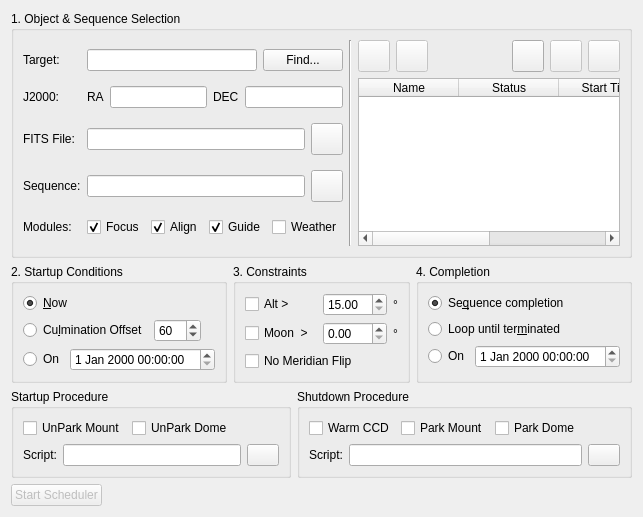
<?xml version="1.0" encoding="UTF-8"?>
<ui version="4.0">
 <class>Scheduler</class>
 <widget class="QWidget" name="Scheduler">
  <property name="geometry">
   <rect>
    <x>0</x>
    <y>0</y>
    <width>630</width>
    <height>517</height>
   </rect>
  </property>
  <layout class="QVBoxLayout" name="verticalLayout_4">
   <item>
    <widget class="QGroupBox" name="groupBox">
     <property name="title">
      <string>1. Object &amp;&amp; Sequence Selection</string>
     </property>
     <layout class="QHBoxLayout" name="horizontalLayout_18" stretch="1,1,1">
      <item>
       <layout class="QGridLayout" name="gridLayout_2">
        <item row="0" column="0">
         <widget class="QLabel" name="label_12">
          <property name="text">
           <string>Target:</string>
          </property>
         </widget>
        </item>
        <item row="0" column="1">
         <layout class="QHBoxLayout" name="horizontalLayout_2">
          <item>
           <widget class="QLineEdit" name="nameEdit"/>
          </item>
          <item>
           <widget class="QPushButton" name="selectObjectB">
            <property name="text">
             <string>Find...</string>
            </property>
           </widget>
          </item>
         </layout>
        </item>
        <item row="1" column="0">
         <widget class="QLabel" name="label">
          <property name="toolTip">
           <string>Target coordinates in J2000 Epoch</string>
          </property>
          <property name="text">
           <string>J2000:</string>
          </property>
         </widget>
        </item>
        <item row="1" column="1">
         <layout class="QHBoxLayout" name="horizontalLayout_17">
          <item>
           <widget class="QLabel" name="label_6">
            <property name="text">
             <string>RA</string>
            </property>
           </widget>
          </item>
          <item>
           <widget class="dmsBox" name="raBox">
            <property name="toolTip">
             <string/>
            </property>
           </widget>
          </item>
          <item>
           <widget class="QLabel" name="label_2">
            <property name="text">
             <string>DEC</string>
            </property>
           </widget>
          </item>
          <item>
           <widget class="dmsBox" name="decBox">
            <property name="toolTip">
             <string/>
            </property>
           </widget>
          </item>
         </layout>
        </item>
        <item row="2" column="0">
         <widget class="QLabel" name="label_5">
          <property name="toolTip">
           <string>Select optional FITS file to be used for alignment. When using FITS, specify the object or the estimated coordinates which are used to slew the mount.</string>
          </property>
          <property name="text">
           <string>FITS File:</string>
          </property>
         </widget>
        </item>
        <item row="2" column="1">
         <layout class="QHBoxLayout" name="horizontalLayout_13">
          <item>
           <widget class="QLineEdit" name="fitsEdit">
            <property name="readOnly">
             <bool>true</bool>
            </property>
           </widget>
          </item>
          <item>
           <widget class="QPushButton" name="selectFITSB">
            <property name="maximumSize">
             <size>
              <width>32</width>
              <height>32</height>
             </size>
            </property>
            <property name="text">
             <string/>
            </property>
           </widget>
          </item>
         </layout>
        </item>
        <item row="3" column="0">
         <widget class="QLabel" name="label_3">
          <property name="toolTip">
           <string>Ekos Sequence File</string>
          </property>
          <property name="text">
           <string>Sequence:</string>
          </property>
         </widget>
        </item>
        <item row="3" column="1">
         <layout class="QHBoxLayout" name="horizontalLayout_15">
          <item>
           <widget class="QLineEdit" name="sequenceEdit">
            <property name="enabled">
             <bool>true</bool>
            </property>
            <property name="readOnly">
             <bool>true</bool>
            </property>
           </widget>
          </item>
          <item>
           <widget class="QPushButton" name="loadSequenceB">
            <property name="maximumSize">
             <size>
              <width>32</width>
              <height>32</height>
             </size>
            </property>
            <property name="toolTip">
             <string>Load the image sequence queue.</string>
            </property>
            <property name="text">
             <string/>
            </property>
           </widget>
          </item>
         </layout>
        </item>
        <item row="4" column="0">
         <widget class="QLabel" name="label_4">
          <property name="toolTip">
           <string>Select which Ekos modules to be utilized during the observation job</string>
          </property>
          <property name="text">
           <string>Modules:</string>
          </property>
         </widget>
        </item>
        <item row="4" column="1">
         <layout class="QHBoxLayout" name="horizontalLayout_11">
          <item>
           <widget class="QCheckBox" name="focusModuleCheck">
            <property name="toolTip">
             <string>Perform autofocusing before proceeding to the next stage</string>
            </property>
            <property name="text">
             <string>Focus</string>
            </property>
            <property name="checked">
             <bool>true</bool>
            </property>
           </widget>
          </item>
          <item>
           <widget class="QCheckBox" name="alignModuleCheck">
            <property name="toolTip">
             <string>Perform alignment using astrometry solver before proceeding to the next stage</string>
            </property>
            <property name="text">
             <string>Align</string>
            </property>
            <property name="checked">
             <bool>true</bool>
            </property>
           </widget>
          </item>
          <item>
           <widget class="QCheckBox" name="guideModuleCheck">
            <property name="toolTip">
             <string>Perform calibration and autoguding before proceeding to the next stage.</string>
            </property>
            <property name="text">
             <string>Guide</string>
            </property>
            <property name="checked">
             <bool>true</bool>
            </property>
           </widget>
          </item>
          <item>
           <widget class="QCheckBox" name="weatherCheck">
            <property name="toolTip">
             <string>&lt;html&gt;&lt;head/&gt;&lt;body&gt;&lt;p&gt;Weather conditions must remain safe. When weather conditions become dangerous, shutdown procedure is initiated.&lt;/p&gt;&lt;/body&gt;&lt;/html&gt;</string>
            </property>
            <property name="text">
             <string>Weather</string>
            </property>
           </widget>
          </item>
          <item>
           <spacer name="horizontalSpacer_9">
            <property name="orientation">
             <enum>Qt::Horizontal</enum>
            </property>
            <property name="sizeHint" stdset="0">
             <size>
              <width>40</width>
              <height>20</height>
             </size>
            </property>
           </spacer>
          </item>
         </layout>
        </item>
       </layout>
      </item>
      <item>
       <widget class="Line" name="line">
        <property name="orientation">
         <enum>Qt::Vertical</enum>
        </property>
       </widget>
      </item>
      <item>
       <layout class="QVBoxLayout" name="verticalLayout">
        <item>
         <layout class="QHBoxLayout" name="horizontalLayout_14">
          <item>
           <widget class="QPushButton" name="addToQueueB">
            <property name="enabled">
             <bool>false</bool>
            </property>
            <property name="minimumSize">
             <size>
              <width>32</width>
              <height>32</height>
             </size>
            </property>
            <property name="maximumSize">
             <size>
              <width>32</width>
              <height>32</height>
             </size>
            </property>
            <property name="text">
             <string/>
            </property>
           </widget>
          </item>
          <item>
           <widget class="QPushButton" name="removeFromQueueB">
            <property name="enabled">
             <bool>false</bool>
            </property>
            <property name="minimumSize">
             <size>
              <width>32</width>
              <height>32</height>
             </size>
            </property>
            <property name="maximumSize">
             <size>
              <width>32</width>
              <height>32</height>
             </size>
            </property>
            <property name="text">
             <string/>
            </property>
           </widget>
          </item>
          <item>
           <spacer name="horizontalSpacer">
            <property name="orientation">
             <enum>Qt::Horizontal</enum>
            </property>
            <property name="sizeHint" stdset="0">
             <size>
              <width>40</width>
              <height>20</height>
             </size>
            </property>
           </spacer>
          </item>
          <item>
           <widget class="QPushButton" name="queueLoadB">
            <property name="enabled">
             <bool>true</bool>
            </property>
            <property name="minimumSize">
             <size>
              <width>32</width>
              <height>32</height>
             </size>
            </property>
            <property name="maximumSize">
             <size>
              <width>32</width>
              <height>32</height>
             </size>
            </property>
            <property name="text">
             <string/>
            </property>
           </widget>
          </item>
          <item>
           <widget class="QPushButton" name="queueSaveB">
            <property name="enabled">
             <bool>false</bool>
            </property>
            <property name="maximumSize">
             <size>
              <width>32</width>
              <height>32</height>
             </size>
            </property>
            <property name="text">
             <string/>
            </property>
           </widget>
          </item>
          <item>
           <widget class="QPushButton" name="queueSaveAsB">
            <property name="enabled">
             <bool>false</bool>
            </property>
            <property name="minimumSize">
             <size>
              <width>32</width>
              <height>32</height>
             </size>
            </property>
            <property name="maximumSize">
             <size>
              <width>32</width>
              <height>32</height>
             </size>
            </property>
            <property name="text">
             <string/>
            </property>
           </widget>
          </item>
         </layout>
        </item>
        <item>
         <widget class="QTableWidget" name="queueTable">
          <property name="rowCount">
           <number>0</number>
          </property>
          <column>
           <property name="text">
            <string>Name</string>
           </property>
          </column>
          <column>
           <property name="text">
            <string>Status</string>
           </property>
          </column>
          <column>
           <property name="text">
            <string>Start Time</string>
           </property>
          </column>
          <column>
           <property name="text">
            <string>End Time</string>
           </property>
          </column>
         </widget>
        </item>
       </layout>
      </item>
     </layout>
     <zorder></zorder>
     <zorder>line</zorder>
    </widget>
   </item>
   <item>
    <layout class="QHBoxLayout" name="horizontalLayout_9">
     <item>
      <widget class="QGroupBox" name="startupGroup">
       <property name="title">
        <string>2. Startup Conditions</string>
       </property>
       <layout class="QVBoxLayout" name="verticalLayout_3">
        <item>
         <widget class="QRadioButton" name="nowConditionR">
          <property name="toolTip">
           <string>Start the observation job as soon as all the constraints, if any, are met. The best candidate target shall be imaged first.</string>
          </property>
          <property name="text">
           <string>&amp;Now</string>
          </property>
          <property name="checked">
           <bool>true</bool>
          </property>
          <attribute name="buttonGroup">
           <string notr="true">startupButtonGroup</string>
          </attribute>
         </widget>
        </item>
        <item>
         <layout class="QHBoxLayout" name="horizontalLayout_5">
          <item>
           <widget class="QRadioButton" name="culminationConditionR">
            <property name="toolTip">
             <string>Start the observation job when the object reaches culmination adjusted for the offset value in minutes. By default, the observation job runs 60 minutes prior to culmination.</string>
            </property>
            <property name="text">
             <string>Cu&amp;lmination Offset</string>
            </property>
            <attribute name="buttonGroup">
             <string notr="true">startupButtonGroup</string>
            </attribute>
           </widget>
          </item>
          <item>
           <widget class="QSpinBox" name="culminationOffset">
            <property name="toolTip">
             <string>Offset in minutes to start imaging before culmination time.</string>
            </property>
            <property name="minimum">
             <number>0</number>
            </property>
            <property name="maximum">
             <number>240</number>
            </property>
            <property name="singleStep">
             <number>10</number>
            </property>
            <property name="value">
             <number>60</number>
            </property>
           </widget>
          </item>
          <item>
           <spacer name="horizontalSpacer_4">
            <property name="orientation">
             <enum>Qt::Horizontal</enum>
            </property>
            <property name="sizeHint" stdset="0">
             <size>
              <width>40</width>
              <height>20</height>
             </size>
            </property>
           </spacer>
          </item>
         </layout>
        </item>
        <item>
         <layout class="QHBoxLayout" name="horizontalLayout_4">
          <item>
           <widget class="QRadioButton" name="startupTimeConditionR">
            <property name="toolTip">
             <string>start the job on the specified date and time</string>
            </property>
            <property name="text">
             <string>On</string>
            </property>
            <attribute name="buttonGroup">
             <string notr="true">startupButtonGroup</string>
            </attribute>
           </widget>
          </item>
          <item>
           <widget class="QDateTimeEdit" name="startupTimeEdit"/>
          </item>
          <item>
           <spacer name="horizontalSpacer_3">
            <property name="orientation">
             <enum>Qt::Horizontal</enum>
            </property>
            <property name="sizeHint" stdset="0">
             <size>
              <width>40</width>
              <height>20</height>
             </size>
            </property>
           </spacer>
          </item>
         </layout>
        </item>
       </layout>
      </widget>
     </item>
     <item>
      <widget class="QGroupBox" name="contraintsGroup">
       <property name="title">
        <string>3. Constraints</string>
       </property>
       <layout class="QVBoxLayout" name="verticalLayout_7">
        <item>
         <layout class="QGridLayout" name="gridLayout">
          <item row="0" column="0">
           <widget class="QCheckBox" name="altConstraintCheck">
            <property name="toolTip">
             <string>The object's altitude must remain equal or higher than the given value.</string>
            </property>
            <property name="text">
             <string>Alt &gt; </string>
            </property>
           </widget>
          </item>
          <item row="0" column="1">
           <widget class="QDoubleSpinBox" name="minAltitude">
            <property name="minimum">
             <double>15.000000000000000</double>
            </property>
            <property name="maximum">
             <double>89.900000000000006</double>
            </property>
           </widget>
          </item>
          <item row="0" column="2">
           <widget class="QLabel" name="label_10">
            <property name="text">
             <string>°</string>
            </property>
           </widget>
          </item>
          <item row="1" column="0">
           <widget class="QCheckBox" name="moonSeparationCheck">
            <property name="toolTip">
             <string>The moon separation must remain equal to or higher than the given value.</string>
            </property>
            <property name="text">
             <string>Moon  &gt; </string>
            </property>
           </widget>
          </item>
          <item row="1" column="1">
           <widget class="QDoubleSpinBox" name="minMoonSeparation">
            <property name="maximum">
             <double>180.000000000000000</double>
            </property>
            <property name="singleStep">
             <double>10.000000000000000</double>
            </property>
           </widget>
          </item>
          <item row="1" column="2">
           <widget class="QLabel" name="label_11">
            <property name="text">
             <string>°</string>
            </property>
           </widget>
          </item>
         </layout>
        </item>
        <item>
         <widget class="QCheckBox" name="noMeridianFlipCheck">
          <property name="toolTip">
           <string>Do not track past the meridian.</string>
          </property>
          <property name="text">
           <string>No Meridian Flip</string>
          </property>
         </widget>
        </item>
       </layout>
      </widget>
     </item>
     <item>
      <widget class="QGroupBox" name="completionGroup">
       <property name="title">
        <string>4. Completion</string>
       </property>
       <layout class="QVBoxLayout" name="verticalLayout_5">
        <item>
         <widget class="QRadioButton" name="sequenceCompletionR">
          <property name="toolTip">
           <string>The observation job is completed when the sequence is complete.</string>
          </property>
          <property name="text">
           <string>Se&amp;quence completion</string>
          </property>
          <property name="checked">
           <bool>true</bool>
          </property>
          <attribute name="buttonGroup">
           <string notr="true">completionButtonGroup</string>
          </attribute>
         </widget>
        </item>
        <item>
         <widget class="QRadioButton" name="loopCompletionR">
          <property name="toolTip">
           <string>Restart the sequence job indefinitely.</string>
          </property>
          <property name="text">
           <string>Loop until ter&amp;minated</string>
          </property>
          <attribute name="buttonGroup">
           <string notr="true">completionButtonGroup</string>
          </attribute>
         </widget>
        </item>
        <item>
         <layout class="QHBoxLayout" name="horizontalLayout_8">
          <item>
           <widget class="QRadioButton" name="timeCompletionR">
            <property name="toolTip">
             <string>Terminate the job on the given date and time.</string>
            </property>
            <property name="text">
             <string>On</string>
            </property>
            <attribute name="buttonGroup">
             <string notr="true">completionButtonGroup</string>
            </attribute>
           </widget>
          </item>
          <item>
           <widget class="QDateTimeEdit" name="completionTimeEdit"/>
          </item>
          <item>
           <spacer name="horizontalSpacer_7">
            <property name="orientation">
             <enum>Qt::Horizontal</enum>
            </property>
            <property name="sizeHint" stdset="0">
             <size>
              <width>40</width>
              <height>20</height>
             </size>
            </property>
           </spacer>
          </item>
         </layout>
        </item>
       </layout>
      </widget>
     </item>
    </layout>
   </item>
   <item>
    <layout class="QHBoxLayout" name="horizontalLayout_10">
     <item>
      <widget class="QGroupBox" name="groupBox_2">
       <property name="toolTip">
        <string>&lt;html&gt;&lt;head/&gt;&lt;body&gt;&lt;p&gt;One-time startup procedure to be executed before starting Ekos. The script is executed &lt;span style=&quot; font-weight:600; text-decoration: underline;&quot;&gt;before&lt;/span&gt; the startup procedures (e.g. unpark scope), if selected, are executed.&lt;/p&gt;&lt;/body&gt;&lt;/html&gt;</string>
       </property>
       <property name="title">
        <string>Startup Procedure</string>
       </property>
       <layout class="QVBoxLayout" name="verticalLayout_6">
        <item>
         <layout class="QHBoxLayout" name="horizontalLayout_16">
          <item>
           <widget class="QCheckBox" name="unparkMountCheck">
            <property name="enabled">
             <bool>true</bool>
            </property>
            <property name="toolTip">
             <string>Park telescope to home position.</string>
            </property>
            <property name="text">
             <string>UnPark Mount</string>
            </property>
           </widget>
          </item>
          <item>
           <widget class="QCheckBox" name="unparkDomeCheck">
            <property name="enabled">
             <bool>true</bool>
            </property>
            <property name="toolTip">
             <string>Park dome to home position</string>
            </property>
            <property name="text">
             <string>UnPark Dome</string>
            </property>
           </widget>
          </item>
          <item>
           <spacer name="horizontalSpacer_10">
            <property name="orientation">
             <enum>Qt::Horizontal</enum>
            </property>
            <property name="sizeHint" stdset="0">
             <size>
              <width>40</width>
              <height>20</height>
             </size>
            </property>
           </spacer>
          </item>
         </layout>
        </item>
        <item>
         <layout class="QHBoxLayout" name="horizontalLayout_12">
          <item>
           <widget class="QLabel" name="label_8">
            <property name="text">
             <string>Script:</string>
            </property>
           </widget>
          </item>
          <item>
           <widget class="QLineEdit" name="startupScript">
            <property name="readOnly">
             <bool>false</bool>
            </property>
           </widget>
          </item>
          <item>
           <widget class="QPushButton" name="selectStartupScriptB">
            <property name="maximumSize">
             <size>
              <width>32</width>
              <height>32</height>
             </size>
            </property>
            <property name="text">
             <string/>
            </property>
           </widget>
          </item>
         </layout>
        </item>
       </layout>
      </widget>
     </item>
     <item>
      <widget class="QGroupBox" name="groupBox_10">
       <property name="toolTip">
        <string>&lt;html&gt;&lt;head/&gt;&lt;body&gt;&lt;p&gt;One-time shutdown procedure to be executed after all scheduler jobs are completed. The script is executed &lt;span style=&quot; font-weight:600; text-decoration: underline;&quot;&gt;after&lt;/span&gt; the shutdown procedures (e.g. parking), if selected, are completed.&lt;/p&gt;&lt;/body&gt;&lt;/html&gt;</string>
       </property>
       <property name="title">
        <string>Shutdown Procedure</string>
       </property>
       <layout class="QVBoxLayout" name="verticalLayout_2">
        <item>
         <layout class="QHBoxLayout" name="horizontalLayout_3">
          <item>
           <widget class="QCheckBox" name="warmCCDCheck">
            <property name="enabled">
             <bool>true</bool>
            </property>
            <property name="toolTip">
             <string>Turn off CCD cooler.</string>
            </property>
            <property name="text">
             <string>Warm CCD</string>
            </property>
           </widget>
          </item>
          <item>
           <widget class="QCheckBox" name="parkMountCheck">
            <property name="enabled">
             <bool>true</bool>
            </property>
            <property name="toolTip">
             <string>Park telescope to home position.</string>
            </property>
            <property name="text">
             <string>Park Mount</string>
            </property>
           </widget>
          </item>
          <item>
           <widget class="QCheckBox" name="parkDomeCheck">
            <property name="enabled">
             <bool>true</bool>
            </property>
            <property name="toolTip">
             <string>Park dome to home position</string>
            </property>
            <property name="text">
             <string>Park Dome</string>
            </property>
           </widget>
          </item>
          <item>
           <spacer name="horizontalSpacer_8">
            <property name="orientation">
             <enum>Qt::Horizontal</enum>
            </property>
            <property name="sizeHint" stdset="0">
             <size>
              <width>40</width>
              <height>20</height>
             </size>
            </property>
           </spacer>
          </item>
         </layout>
        </item>
        <item>
         <layout class="QHBoxLayout" name="horizontalLayout">
          <item>
           <widget class="QLabel" name="label_13">
            <property name="text">
             <string>Script:</string>
            </property>
           </widget>
          </item>
          <item>
           <widget class="QLineEdit" name="shutdownScript">
            <property name="readOnly">
             <bool>false</bool>
            </property>
           </widget>
          </item>
          <item>
           <widget class="QPushButton" name="selectShutdownScriptB">
            <property name="maximumSize">
             <size>
              <width>32</width>
              <height>32</height>
             </size>
            </property>
            <property name="text">
             <string/>
            </property>
           </widget>
          </item>
         </layout>
        </item>
       </layout>
      </widget>
     </item>
    </layout>
   </item>
   <item>
    <layout class="QHBoxLayout" name="bottomLayout">
     <item>
      <widget class="QPushButton" name="startB">
       <property name="enabled">
        <bool>false</bool>
       </property>
       <property name="text">
        <string>Start Scheduler</string>
       </property>
      </widget>
     </item>
     <item>
      <spacer name="horizontalSpacer_2">
       <property name="orientation">
        <enum>Qt::Horizontal</enum>
       </property>
       <property name="sizeHint" stdset="0">
        <size>
         <width>40</width>
         <height>20</height>
        </size>
       </property>
      </spacer>
     </item>
    </layout>
   </item>
  </layout>
 </widget>
 <customwidgets>
  <customwidget>
   <class>dmsBox</class>
   <extends>QLineEdit</extends>
   <header>widgets/dmsbox.h</header>
   <container>1</container>
  </customwidget>
 </customwidgets>
 <resources/>
 <connections/>
 <buttongroups>
  <buttongroup name="startupButtonGroup"/>
  <buttongroup name="completionButtonGroup"/>
 </buttongroups>
</ui>
